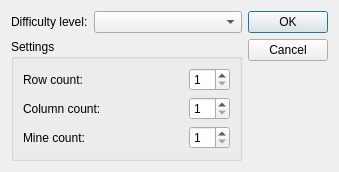
<?xml version="1.0" encoding="UTF-8"?>
<ui version="4.0">
 <class>GameSettingsDialog</class>
 <widget class="QDialog" name="GameSettingsDialog">
  <property name="geometry">
   <rect>
    <x>0</x>
    <y>0</y>
    <width>339</width>
    <height>149</height>
   </rect>
  </property>
  <property name="windowTitle">
   <string>New game settings</string>
  </property>
  <layout class="QGridLayout" name="gridLayout" columnstretch="0,1,0">
   <item row="0" column="0">
    <widget class="QLabel" name="difficultyLevelLabel">
     <property name="text">
      <string>Difficulty level:</string>
     </property>
     <property name="buddy">
      <cstring>difficultyLevelEdit</cstring>
     </property>
    </widget>
   </item>
   <item row="0" column="1">
    <widget class="QComboBox" name="difficultyLevelEdit"/>
   </item>
   <item row="0" column="2" rowspan="2">
    <widget class="QDialogButtonBox" name="buttonBox">
     <property name="orientation">
      <enum>Qt::Vertical</enum>
     </property>
     <property name="standardButtons">
      <set>QDialogButtonBox::Cancel|QDialogButtonBox::Ok</set>
     </property>
    </widget>
   </item>
   <item row="1" column="0" colspan="2">
    <widget class="QGroupBox" name="settingsPanel">
     <property name="title">
      <string>Settings</string>
     </property>
     <layout class="QGridLayout" name="gridLayout_2" columnstretch="1,0">
      <item row="0" column="0">
       <widget class="QLabel" name="rowCountLabel">
        <property name="text">
         <string>Row count:</string>
        </property>
        <property name="buddy">
         <cstring>rowCountEdit</cstring>
        </property>
       </widget>
      </item>
      <item row="0" column="1">
       <widget class="QSpinBox" name="rowCountEdit">
        <property name="minimum">
         <number>1</number>
        </property>
       </widget>
      </item>
      <item row="1" column="0">
       <widget class="QLabel" name="columnCountLabel">
        <property name="text">
         <string>Column count:</string>
        </property>
        <property name="buddy">
         <cstring>columnCountEdit</cstring>
        </property>
       </widget>
      </item>
      <item row="1" column="1">
       <widget class="QSpinBox" name="columnCountEdit">
        <property name="minimum">
         <number>1</number>
        </property>
       </widget>
      </item>
      <item row="2" column="0">
       <widget class="QLabel" name="mineCountLabel">
        <property name="text">
         <string>Mine count:</string>
        </property>
        <property name="buddy">
         <cstring>mineCountEdit</cstring>
        </property>
       </widget>
      </item>
      <item row="2" column="1">
       <widget class="QSpinBox" name="mineCountEdit">
        <property name="minimum">
         <number>1</number>
        </property>
       </widget>
      </item>
     </layout>
    </widget>
   </item>
  </layout>
 </widget>
 <resources/>
 <connections>
  <connection>
   <sender>buttonBox</sender>
   <signal>accepted()</signal>
   <receiver>GameSettingsDialog</receiver>
   <slot>accept()</slot>
   <hints>
    <hint type="sourcelabel">
     <x>329</x>
     <y>139</y>
    </hint>
    <hint type="destinationlabel">
     <x>157</x>
     <y>274</y>
    </hint>
   </hints>
  </connection>
  <connection>
   <sender>buttonBox</sender>
   <signal>rejected()</signal>
   <receiver>GameSettingsDialog</receiver>
   <slot>reject()</slot>
   <hints>
    <hint type="sourcelabel">
     <x>329</x>
     <y>139</y>
    </hint>
    <hint type="destinationlabel">
     <x>286</x>
     <y>274</y>
    </hint>
   </hints>
  </connection>
 </connections>
</ui>
